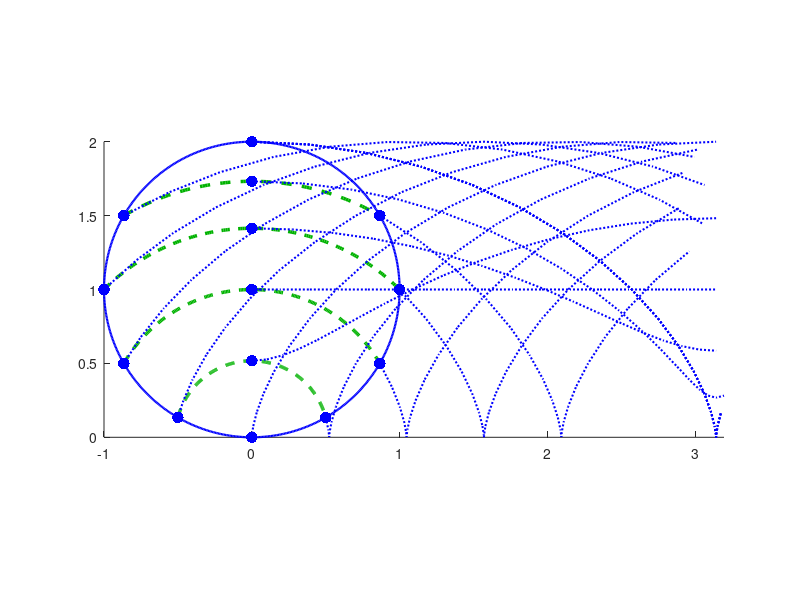

This figure's MATLAB source: (Note: this script raises an error after producing the figure.)
% restart
close all; clear all; clc;

% wheel radius
r0 = 1;

% maximum trajectory x position
trajMaxX = 3.2;

% constant angular velocity
theta_dot = -1; % [rad/s]
theta_ddot = 0; % [rad/s^2]

% time
t=0:pi/16:2*pi;
t_samp = 0:pi/4:2*pi;

% generate angular positions
theta = theta_dot*t;
theta_samp = theta_dot*t_samp;

% initialize plot
figure;
set(gcf,'Position',[3.602000e+02 4.180000e+01 8.056000e+02 7.408000e+02]);
hold on;

% draw circle
circTheta = 0:0.01:2*pi;
circX = r0*cos(circTheta);
circY = r0+r0*sin(circTheta);
plot(circX,circY,'b-','LineWidth',1.6);
plot(0,r0,'k.','MarkerSize',15);

vscale = 2;
ascale = 1.5;
axHandles = [];

phiList = [-pi -4*pi/6:pi/6:0];
pointParams = [];
gammaStops = 3;

for phiIdx = 1:length(phiList)
    thisPhi = phiList(phiIdx);
    gamma = atan2(sin(thisPhi),(1-cos(thisPhi)));
    r1 = r0*(sin(thisPhi)/sin(gamma));
    gammaList = linspace(-gamma,gamma,gammaStops);
    
    if(gamma == 0)
        pointParams = [pointParams; r0,0];
    else
        % convert from r1,gamma back to r2,phi
        for gammaIdx = 1:length(gammaList)
           thisGamma = gammaList(gammaIdx);
           
           phi = atan2(r1*sin(thisGamma),(r0-r1*cos(thisGamma)))
           if(phi == 0 || phi == pi)
                   r2 = abs(r0-r1);
           else
               r2  = r1*sin(thisGamma)/sin(phi);
           end
           pointParams = [pointParams; r2,phi]; 
        end
        
        % plot isovelocity lines
        gammaVals = -1*abs(gamma):0.01:abs(gamma);
        xvals = r1*sin(gammaVals);
        yvals = r1*cos(gammaVals);
        plot(xvals,yvals,'--','color',[0 0.7 0],'LineWidth',2.5);
        
    end
end
%%
for paramIdx = 1:size(pointParams,1)
    
    % get parameters for position of tracked point on wheel
    rho = pointParams(paramIdx,1);
    phi = pointParams(paramIdx,2);
    
    % generate position, velocity, and acceleration
    rx = rho*sin(theta+phi)-r0*theta;
    ry = r0-rho*cos(theta+phi);
    
    % generate only sampled vx and ay
    % ASSUMES CONSTANT ANGULAR VELOCITY AND ANGULAR ACCELERATION
    rx_samp = rho*sin(theta_samp+phi)-r0*theta_samp;
    ry_samp = r0-rho*cos(theta_samp+phi);
    
    % trim trajectory
    trajMaxIdx = find(rx >= trajMaxX,1,'first');
    if( ~isempty(trajMaxIdx))
       rx = rx(1:trajMaxIdx-1);
       ry = ry(1:trajMaxIdx-1);
    end
    
    % show trajectory
    plot(rx,ry,':','color',[0 0 1],'LineWidth',1.5);
    plot(rx(1),ry(1),'.','color',[0 0 1],'MarkerSize',25);
    
    
end

% linkaxes(axHandles,'x');
xlim([-1.1,3]);
axis image
h = gca;
h.XAxis.Visible = 'off';
h.YAxis.Visible = 'off';
